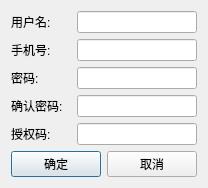
<?xml version="1.0" encoding="UTF-8"?>
<ui version="4.0">
 <class>RegisterDlg</class>
 <widget class="QDialog" name="RegisterDlg">
  <property name="geometry">
   <rect>
    <x>0</x>
    <y>0</y>
    <width>206</width>
    <height>183</height>
   </rect>
  </property>
  <property name="windowTitle">
   <string>注册</string>
  </property>
  <property name="windowIcon">
   <iconset>
    <normaloff>logo.ico</normaloff>logo.ico</iconset>
  </property>
  <layout class="QVBoxLayout" name="verticalLayout">
   <item>
    <layout class="QHBoxLayout" name="horizontalLayout">
     <item>
      <widget class="QLabel" name="label">
       <property name="minimumSize">
        <size>
         <width>60</width>
         <height>0</height>
        </size>
       </property>
       <property name="text">
        <string>用户名:</string>
       </property>
      </widget>
     </item>
     <item>
      <widget class="QLineEdit" name="userNameLineEdit">
       <property name="minimumSize">
        <size>
         <width>120</width>
         <height>0</height>
        </size>
       </property>
      </widget>
     </item>
    </layout>
   </item>
   <item>
    <layout class="QHBoxLayout" name="horizontalLayout_2">
     <item>
      <widget class="QLabel" name="label_2">
       <property name="minimumSize">
        <size>
         <width>60</width>
         <height>0</height>
        </size>
       </property>
       <property name="text">
        <string>手机号:</string>
       </property>
      </widget>
     </item>
     <item>
      <widget class="QLineEdit" name="mobileLineEdit">
       <property name="minimumSize">
        <size>
         <width>120</width>
         <height>0</height>
        </size>
       </property>
      </widget>
     </item>
    </layout>
   </item>
   <item>
    <layout class="QHBoxLayout" name="horizontalLayout_3">
     <item>
      <widget class="QLabel" name="label_3">
       <property name="minimumSize">
        <size>
         <width>60</width>
         <height>0</height>
        </size>
       </property>
       <property name="text">
        <string>密码:</string>
       </property>
      </widget>
     </item>
     <item>
      <widget class="QLineEdit" name="passwordLineEdit">
       <property name="minimumSize">
        <size>
         <width>120</width>
         <height>0</height>
        </size>
       </property>
       <property name="echoMode">
        <enum>QLineEdit::Password</enum>
       </property>
      </widget>
     </item>
    </layout>
   </item>
   <item>
    <layout class="QHBoxLayout" name="horizontalLayout_4">
     <item>
      <widget class="QLabel" name="label_4">
       <property name="minimumSize">
        <size>
         <width>60</width>
         <height>0</height>
        </size>
       </property>
       <property name="text">
        <string>确认密码:</string>
       </property>
      </widget>
     </item>
     <item>
      <widget class="QLineEdit" name="confirmPasswordLineEdit">
       <property name="minimumSize">
        <size>
         <width>120</width>
         <height>0</height>
        </size>
       </property>
       <property name="echoMode">
        <enum>QLineEdit::Password</enum>
       </property>
      </widget>
     </item>
    </layout>
   </item>
   <item>
    <layout class="QHBoxLayout" name="horizontalLayout_6">
     <item>
      <widget class="QLabel" name="label_5">
       <property name="minimumSize">
        <size>
         <width>60</width>
         <height>0</height>
        </size>
       </property>
       <property name="text">
        <string>授权码:</string>
       </property>
      </widget>
     </item>
     <item>
      <widget class="QLineEdit" name="authLineEdit">
       <property name="minimumSize">
        <size>
         <width>120</width>
         <height>0</height>
        </size>
       </property>
       <property name="echoMode">
        <enum>QLineEdit::Normal</enum>
       </property>
      </widget>
     </item>
    </layout>
   </item>
   <item>
    <layout class="QHBoxLayout" name="horizontalLayout_5">
     <item>
      <widget class="QPushButton" name="okBtn">
       <property name="text">
        <string>确定</string>
       </property>
      </widget>
     </item>
     <item>
      <widget class="QPushButton" name="cancelBtn">
       <property name="text">
        <string>取消</string>
       </property>
      </widget>
     </item>
    </layout>
   </item>
  </layout>
 </widget>
 <resources/>
 <connections/>
</ui>
